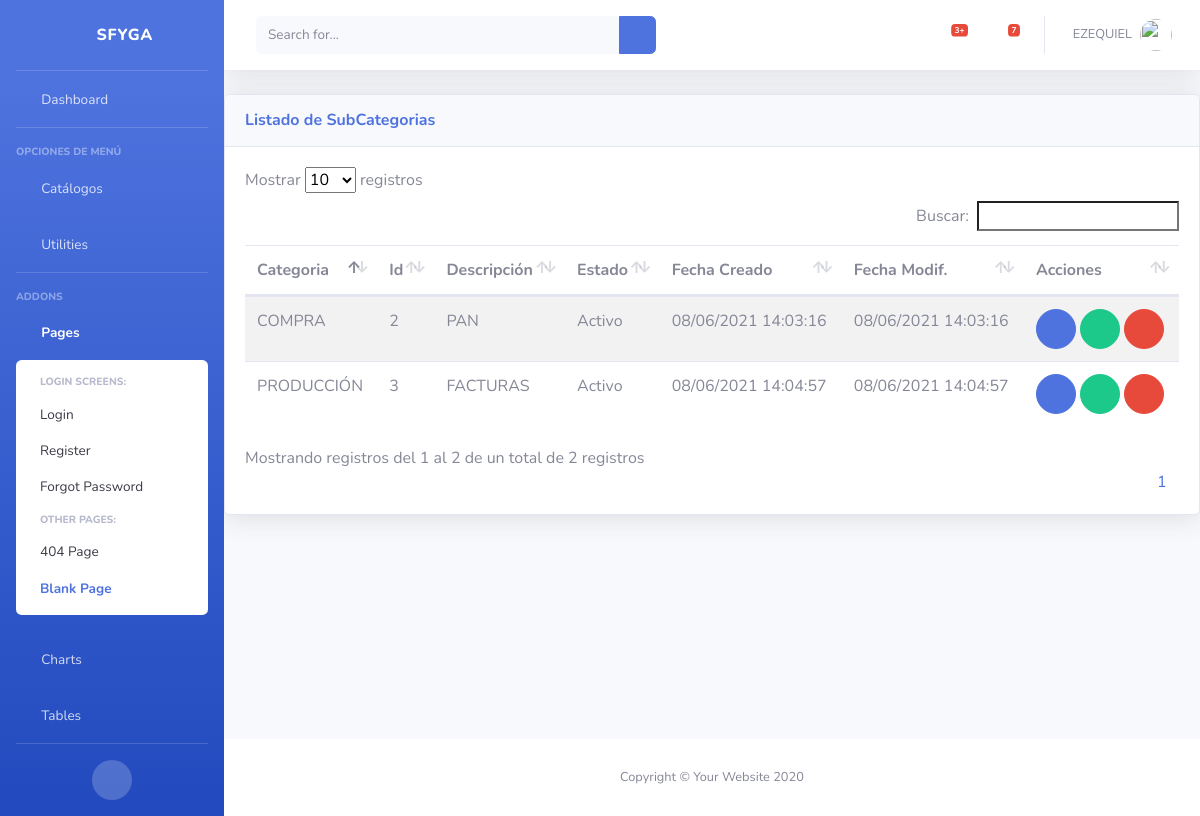
Page /inv/subcategorias/ (signed in) on the earlier database version.
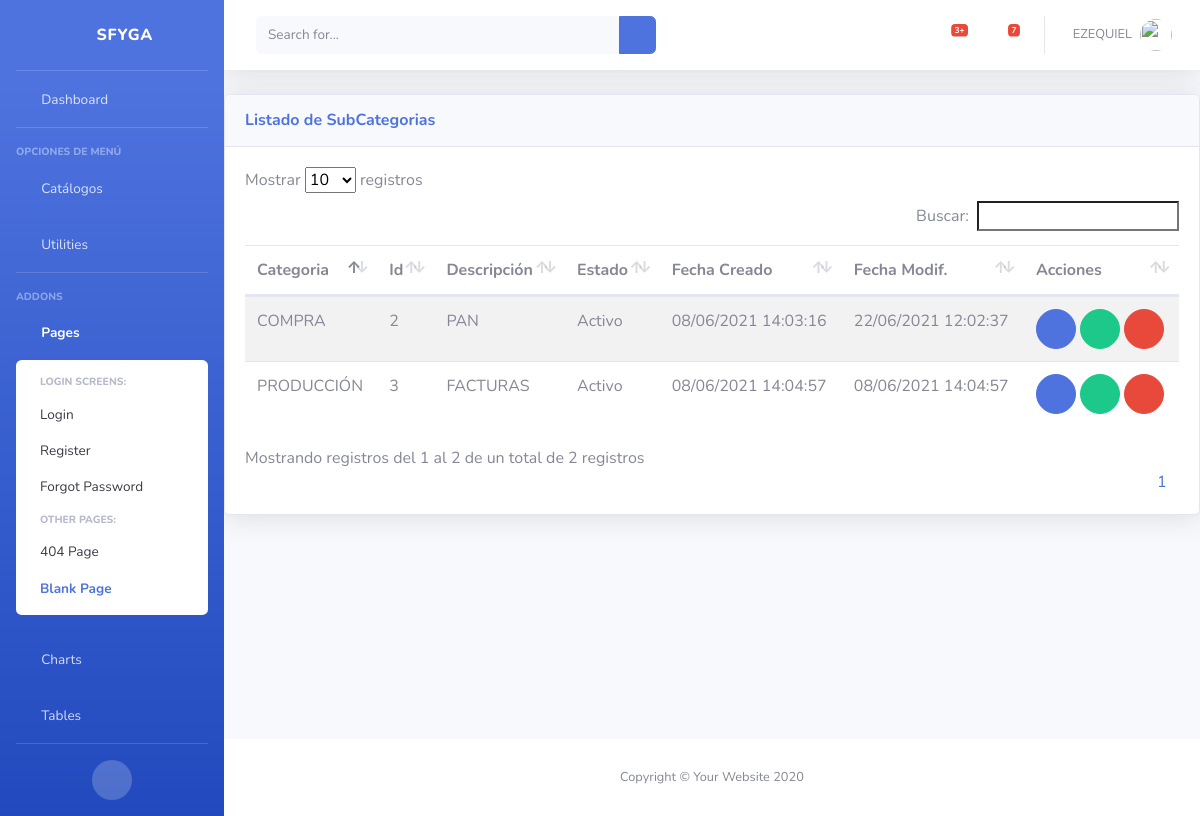
Same page on the later database version.
### inv/models.py (models this page shows, shortened)
class SubCategoria(ClaseModelo):
    categoria = models.ForeignKey(Categoria, on_delete=models.CASCADE)
    descripcion = models.CharField( max_length=100, help_text = 'Descripción de la Categoria', unique = True )
    class Meta:
        verbose_name_plural = 'SubCategorias'
        unique_together = ('categoria','descripcion')

class Categoria(ClaseModelo):
    descripcion = models.CharField(max_length=100, help_text='Descripción de la Categoría', unique=True)
    def __str__(self):
        return '{}'.format(self.descripcion)
    class Meta:
        verbose_name_plural = 'Categorias'

### inv/views.py (the view)
# urls.py: path('subcategorias/', SubCategoriaView.as_view(), name='subcategoria_list'),
class SubCategoriaView(LoginRequiredMixin, generic.ListView):
    model = SubCategoria
    template_name = "inv/subcategoria_list.html"
    context_object_name = "obj"
    login_url = "bases:login"

### inv/templates/inv/subcategoria_list.html (shortened to what this page needs)
{% extends 'base/base.html' %}
{% block page_content %}
<div class="card shadow mb-4">
    <div
        class="card-header py-3 d-flex flex-row align-items-center justify-content-between">
        <h6 class="m-0 font-weight-bold text-primary">Listado de SubCategorias</h6>
        <div class="dropdown no-arrow">
            <a class="dropdown-toggle" href="#" role="button" id="dropdownMenuLink"
                data-toggle="dropdown" aria-haspopup="true" aria-expanded="false">
                <i class="fas fa-ellipsis-v fa-sm fa-fw text-gray-400"></i>
            </a>
        </div>
    </div>
    <div class="card-body">
        {% if not obj %}
            <div class="alert alert-info">No Hay SubCategorias</div>
        {% else %}
            <table class= "table table-striped table-hover">
                <thead>
                    <th>Categoria</th>
                    <th>Id</th>
                    <th>Descripción</th>
                    <th>Estado</th>
                    <th>Fecha Creado</th>
                    <th>Fecha Modif.</th>
                    <th class="all">Acciones</th>
                </thead>
                <tbody>
                    {% for item in obj %}
                    <tr>
                        <td>{{ item.categoria }}</td>
                        <td>{{ item.id }}</td>
                        <td>{{ item.descripcion }}</td>
                        <td>{{ item.estado| yesno:"Activo,Inactivo" }}</td>
                        <td>{{ item.fc | date:"d/m/Y H:i:s" }}</td>
                        <td>{{ item.fm | date:"d/m/Y H:i:s" }}</td>
                        <td>
                            <a href="#"  onclick="return abrir_modal('{% url 'inv:subcategoria_edit' item.id %}')" class="btn btn-primary btn-circle" role="button"><i class="fas fa-edit"></i></a>
                            {% if item.estado == True %}
                                <a href="#"  onclick="return abrir_modal('{% url 'inv:subcategoria_inactivar' item.id %}')" class="btn btn-success btn-circle" role="button"><i class="fas fa-check"></i></a>
                            {% endif %}
                            <a href="#"  onclick="return abrir_modal('{% url 'inv:subcategoria_del' item.id %}')" class="btn btn-danger btn-circle" role="button"><i class="fas fa-trash-alt"></i></a>
                        </td>
                    </tr>
                    {% endfor %}
                </tbody>
            </table>
        {% endif %}
    </div>
</div>
{% endblock page_content %}

Differences in the rows shown:
changed SubCategoria "PAN": fm "08/06/2021 14:03:16" → "22/06/2021 12:02:37"
